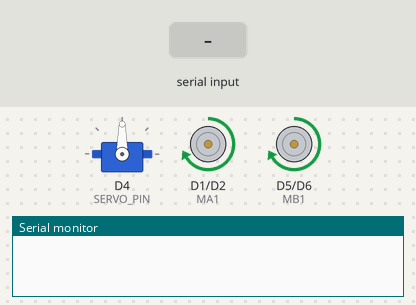
Bench run of a sketch on a simulated ESP8266 (NodeMCU). Parts: servo, motor-driver pin pairs drawn as motors (green arrow = first pin HIGH = forward, orange = second pin HIGH = backward, longer = more drive), the last lines printed to the serial monitor. The test bench sets the inputs (shaded band).

Above: at 1.2 s.
1.3 s: "MB:\n" received over Serial
At 2.4 s:
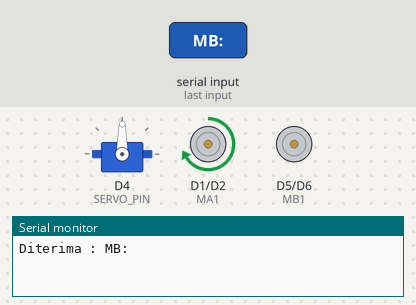
2.8 s: "MA:\n" received over Serial
At 3.6 s:
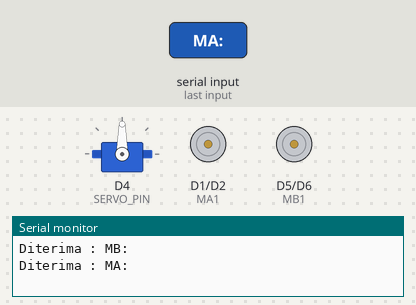
4.3 s: "S:\n" received over Serial
At 4.7 s:
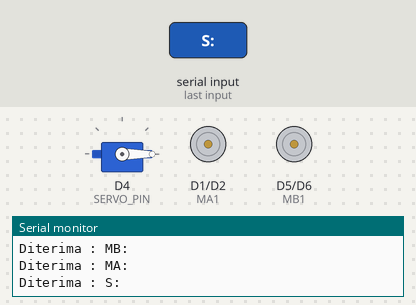
5.8 s: "MB:90\n" received over Serial
At 7.0 s:
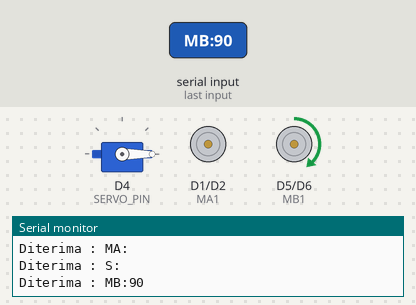
7.3 s: "MA:90\n" received over Serial
At 8.2 s:
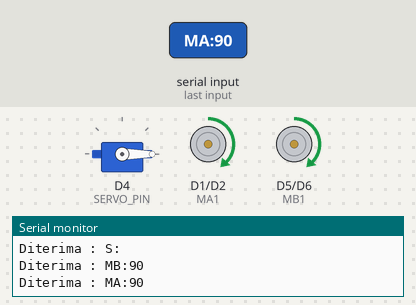
8.8 s: "MB:,45\n" received over Serial
At 9.3 s:
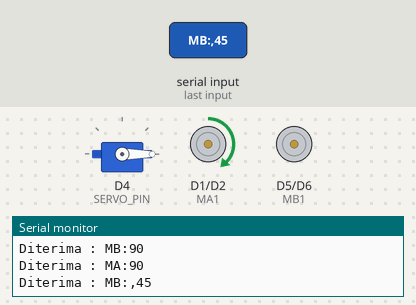
Timing chart, 0 to 11.3 s (numbered marks = the images above; inputs shaded):
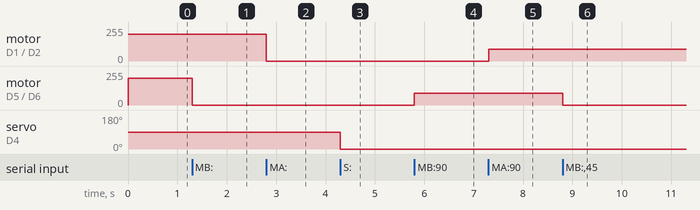

Measured:
- after the input at 1.3 s, motor on D5 (MB1) / D6 (MB2): forward 200/255 → stopped at once
- after the input at 2.8 s, motor on D1 (MA1) / D2 (MA2): forward 200/255 → stopped at once
- after the input at 4.3 s, servo on D4 (SERVO_PIN): 90° → 0° at once
- after the input at 5.8 s, motor on D5 (MB1) / D6 (MB2): stopped → forward 90/255 at once
- after the input at 7.3 s, motor on D1 (MA1) / D2 (MA2): stopped → forward 90/255 at once
- after the input at 8.8 s, motor on D5 (MB1) / D6 (MB2): forward 90/255 → stopped at once

The sketch:

backend_system_monitorv1.ino
```cpp
#include <Servo.h>

#define MA1 D1  // A+
#define MA2 D2  // A-
#define MB1 D5  // B+
#define MB2 D6  // B-

#define SERVO_PIN D4  // Pilih pin digital yang tidak dipakai untuk servo

Servo myServo;

void setup() {
  Serial.begin(9600);

  pinMode(MA1, OUTPUT);
  pinMode(MA2, OUTPUT);
  pinMode(MB1, OUTPUT);
  pinMode(MB2, OUTPUT);

  myServo.attach(SERVO_PIN);


  analogWrite(MA1, 200);
  digitalWrite(MA2, LOW);

  analogWrite(MB1, 200);
  digitalWrite(MB2, LOW);
}

void loop() {
  if (Serial.available()) {
    String input = Serial.readStringUntil('\n');
    input.trim();
    Serial.println("Diterima : " + input);

    if (input.startsWith("MB:")) {
      int pwm = input.substring(3).toInt();
      controlMotor(MB1, MB2, pwm);
    }
    else if (input.startsWith("MA:")) {
      int pwm = input.substring(3).toInt();
      controlMotor(MA1, MA2, pwm);
    }
    else if (input.startsWith("S:")) {
      int angle = input.substring(2).toInt();
      angle = constrain(angle, 0, 180);
      myServo.write(angle);
    }
  }
}

void controlMotor(int pin1, int pin2, int pwm) {
  pwm = constrain(pwm, -255, 255); // Membatasi nilai PWM antara -255 dan 255
  if (pwm > 0) {
    analogWrite(pin1, pwm);  // arah maju
    digitalWrite(pin2, LOW);
  } else if (pwm < 0) {
    digitalWrite(pin1, LOW);
    analogWrite(pin2, -pwm);  // arah mundur
  } else {
    digitalWrite(pin1, LOW);
    digitalWrite(pin2, LOW);  // stop
  }
}
```
